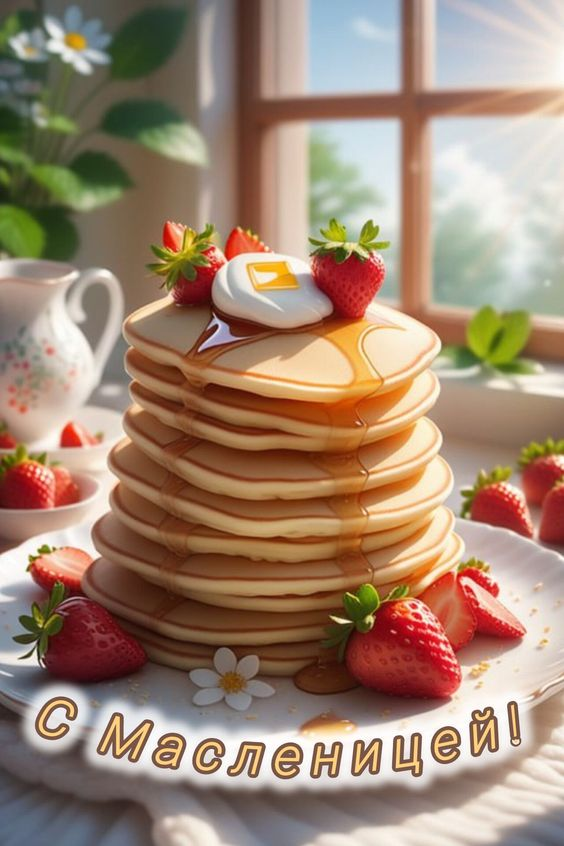
#> input picture Масленица.jpg, 564 x 846 px
$ python 8.1.py
#> lines starting #> are read from the running program, lines starting #| are printed output that depends on the picture
from PIL import Image
left=int(input("Сколько обрезать слева? "))
#> the answer given: 3
right=int(input("Сколько обрезать справа? "))
#> the answer given: 3
upper=int(input("Сколько обрезать сверху? "))
#> the answer given: 3
lower=int(input("Сколько обрезать снизу? "))
#> the answer given: 3
pic=Image.open("Масленица.jpg")
#> pic is the input picture: PIL image 564x846 RGB; mean R, G, B 159.6, 133.9, 113.9
width, height = pic.size
#> width = 564; height = 846
res=pic.crop((left, upper, width-right, height-lower))
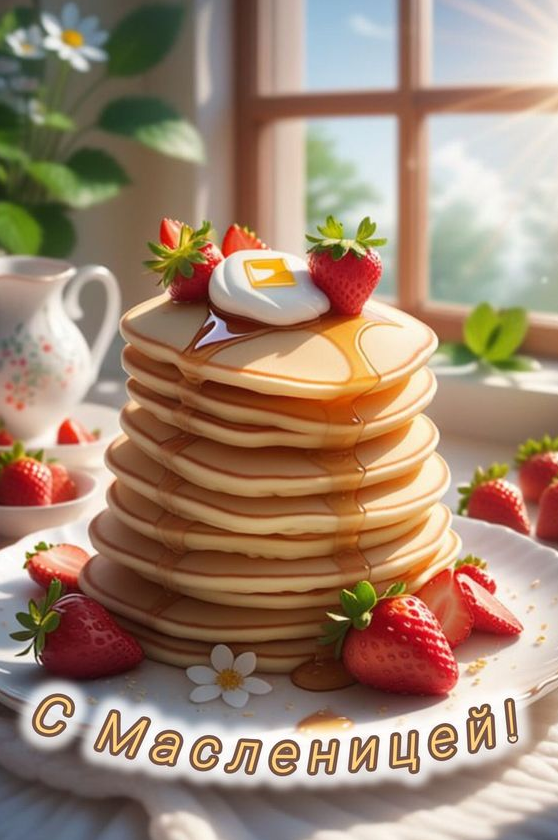
#> res: PIL image 558x840 RGB; mean R, G, B 159.8, 133.7, 113.5
#crop(left,upper,right, lower).Координаты, соответствующие картинке изначально (0,0, ширина, высота)
pic.show()
res.show()
res.save("результат 8.1.jpg")

$ run again, with 1.jpg copied over Масленица.jpg
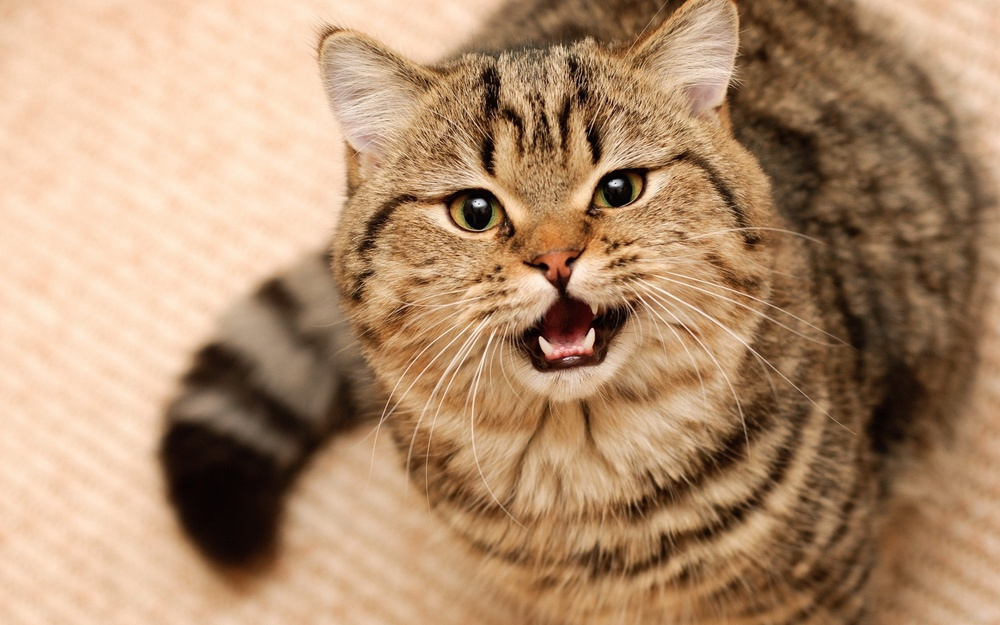
#> input picture 1.jpg, 1000 x 625 px, shrunk from 1920 x 1200 before the run
#> pic is the input picture: PIL image 1000x625 RGB; mean R, G, B 176.4, 142, 110.7
#> `res=pic.crop((left, upper, width-right, height-lower))`:
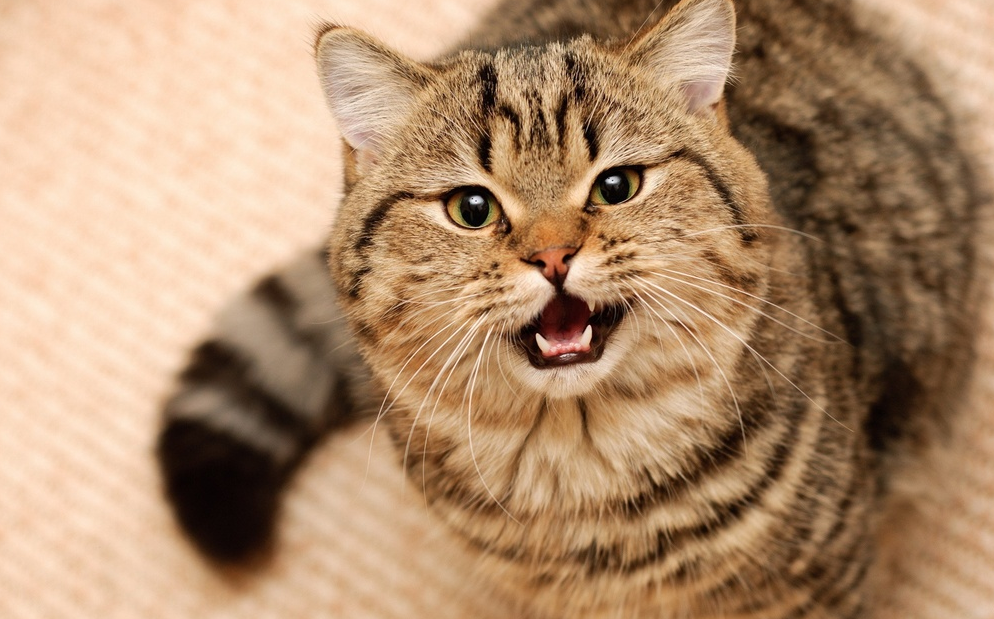
#> res: PIL image 994x619 RGB; mean R, G, B 175.9, 141.5, 110.2

$ run again, with 2.jpg copied over Масленица.jpg
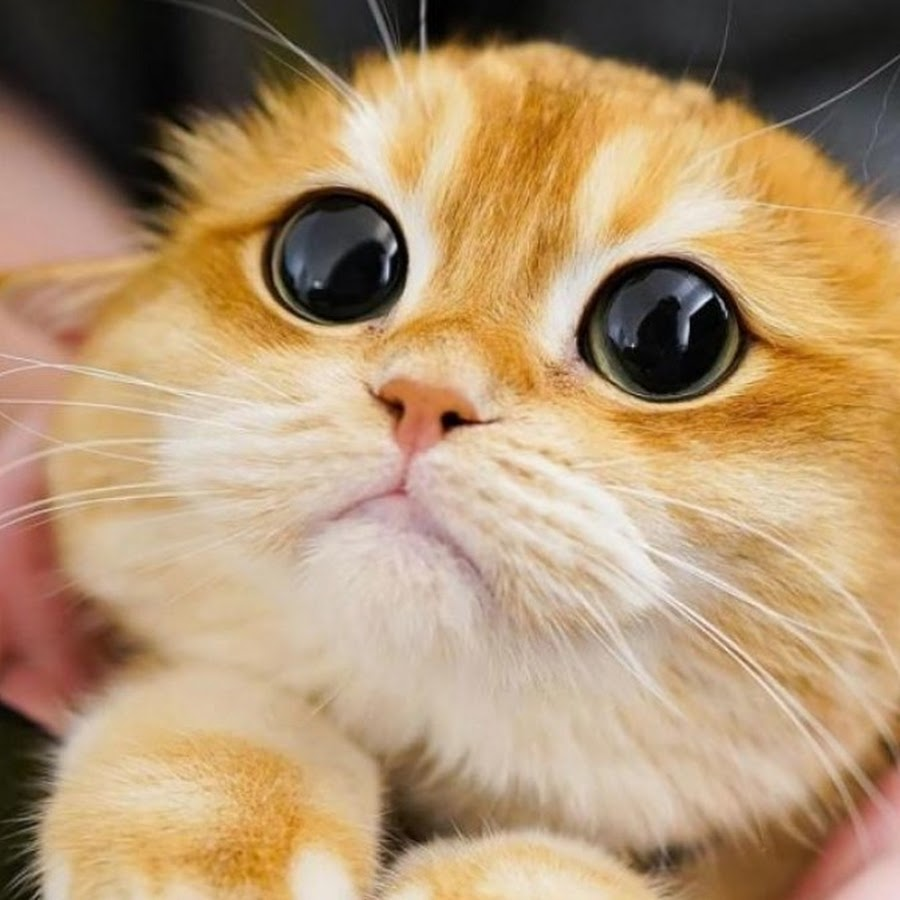
#> input picture 2.jpg, 900 x 900 px
#> pic is the input picture: PIL image 900x900 RGB; mean R, G, B 176.8, 147.5, 112.2
#> `res=pic.crop((left, upper, width-right, height-lower))`:
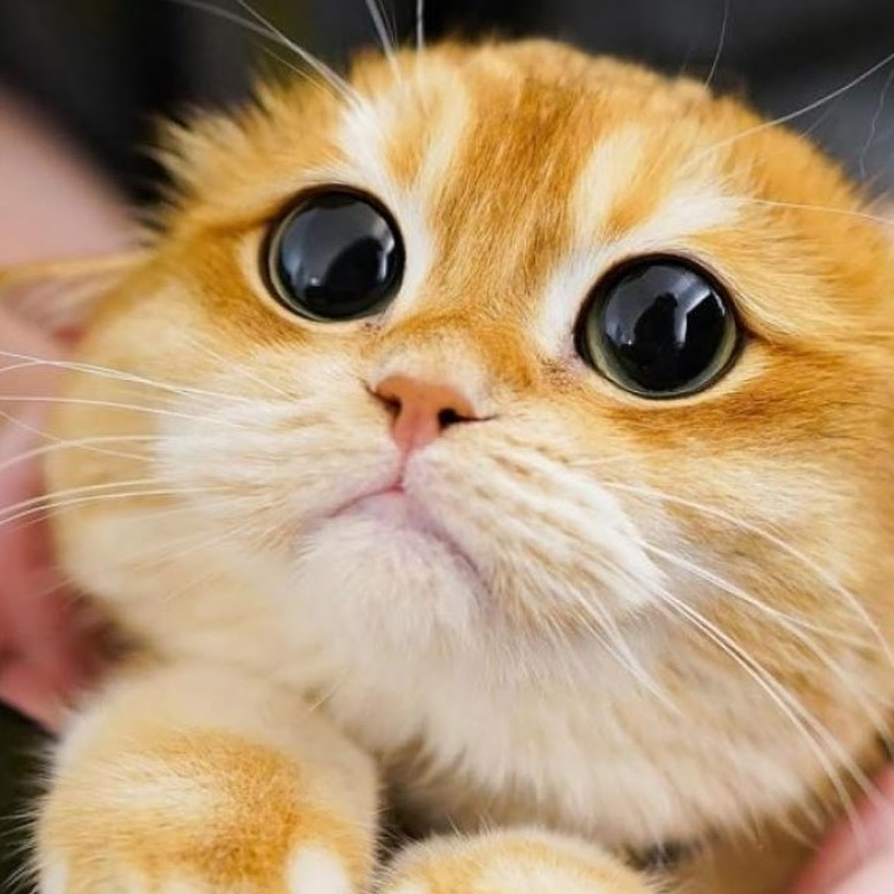
#> res: PIL image 894x894 RGB; mean R, G, B 177.3, 148, 112.6
